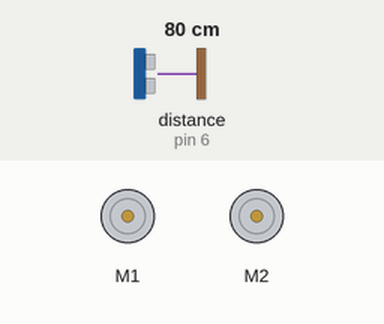
The sketch below on a simulated Arduino Uno, built with avr-gcc and run on an emulated ATmega328P. On the bench: 2 × DC motor (green arrow = forward, orange = backward, longer = faster). Wiring (inferred from the names in the program): ultrasonic range finder: trigger pin 7; echo pin 6. Inputs (shaded band) come from the test bench; at power-on: distance to the obstacle (sensor on pin 6) 80 cm. The echo pulse lasts 58.3 µs per cm; what the sketch prints to the serial monitor is not drawn.

Above: at 1.3 s.
1.4 s: distance to the obstacle (sensor on pin 6) set to 44 cm
2.9 s: distance to the obstacle (sensor on pin 6) set to 36 cm
At 3.7 s:
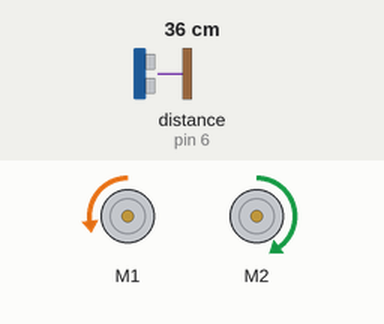
4.5 s: distance to the obstacle (sensor on pin 6) set to 250 cm
At 5.9 s:
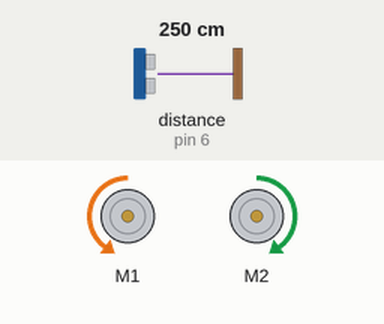
6.2 s: distance to the obstacle (sensor on pin 6) set to 203 cm
7.7 s: distance to the obstacle (sensor on pin 6) set to 196 cm
At 8.9 s:
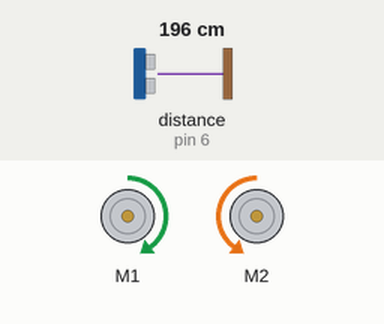
9.3 s: distance to the obstacle (sensor on pin 6) set to 45 cm
10.8 s: distance to the obstacle (sensor on pin 6) set to 35 cm
At 12.1 s:
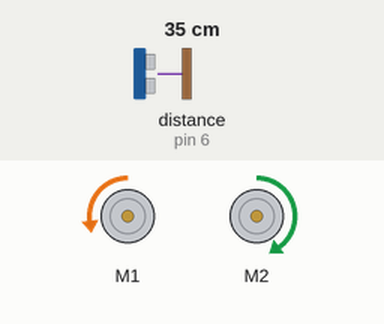
Timing chart, 0 to 14.8 s (numbered marks = the images above; inputs shaded):
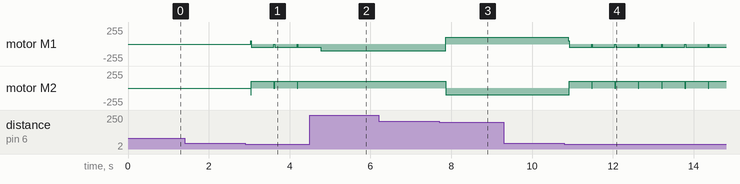

The sketch:

nerdstopBot.ino
```cpp
/*
Nerdstop Robotics Workshop
Built by: Numair Ahmed - April 2016

VERSION CONTROL:
4/5/2016 - Initial code outline with new motor driver header file
4/6/2016 - Include ultrasonic sensor implementation
4/7/2016 - Changed motor frequency to syn with sensor data feed freqeuncy


*/

#include <AFMotor.h>


#define echoPin 6
#define trigPin 7

char user_input;

AF_DCMotor motor1(1, MOTOR12_64KHZ);
AF_DCMotor motor2(2, MOTOR12_64KHZ);


void setup() {
  Serial.begin (9600);
  pinMode(trigPin, OUTPUT);
  pinMode(echoPin, INPUT);
 // pinMode(led, OUTPUT);//
 // pinMode(led2, OUTPUT);//

}

void loop() {
  long duration, distance;
  digitalWrite(trigPin, LOW);  // Added this line
  delayMicroseconds(2); // Added this line
  digitalWrite(trigPin, HIGH);
//  delayMicroseconds(1000); - Removed this line
  delayMicroseconds(10); // Added this line
  digitalWrite(trigPin, LOW);
  duration = pulseIn(echoPin, HIGH);
  distance = (duration/2) / 29.1;
  if (distance < 40) {  // This is where the LED On/Off happens
     motor1.setSpeed(50);
     motor2.setSpeed(100);
      //"distance < 40" = object is too close
      Serial.println("Object detected within 40 centimeters if robot\n");
      motor1.run(RELEASE);  //stop motors
      motor2.run(RELEASE);  //stop motors

      Serial.println("Reversing robot to avoid object\n");
      motor1.run(BACKWARD);  //move robot backward
      motor2.run(FORWARD);  //move robot backward
      Serial.println("Object is now more than 40 centimeters away\n");
//     digitalWrite(led,HIGH); // When the Red condition is met, the Green LED should turn off
  //   digitalWrite(led2,LOW);
}
  else {
    Serial.println("Speed up and begin moving forward");
      motor1.run(100);
      motor2.run(100);

      motor1.run(FORWARD);
      motor2.run(BACKWARD);
   // digitalWrite(led,LOW);
   // digitalWrite(led2,HIGH);
  }
  if (distance >= 200 || distance <= 0){
    motor1.setSpeed(100);
      motor2.setSpeed(100);
      Serial.print("Out of Range");
      motor1.run(BACKWARD);
      motor2.run(FORWARD);
  }
  else {
    Serial.print(distance);
    Serial.println(" cm");
  }
  delay(500);
}
```

Measured:
- the behaviour switches between 40 and 39 cm on distance to the obstacle (sensor on pin 6) (found by bisection; images 0 and 1)
- the behaviour switches between 200 and 199 cm on distance to the obstacle (sensor on pin 6) (found by bisection; images 2 and 3)
- the behaviour switches between 41 and 40 cm on distance to the obstacle (sensor on pin 6) (found by bisection; images 3 and 4)
- after the input at 1.4 s, every drawn part: stays the same
- after the input at 2.9 s, motor M1: stopped → backward 50/255 after 0.13 s; motor M2: stopped → forward 100/255 after 0.13 s
- after the input at 4.5 s, motor M2: stops changing and stays forward 100/255
- after the input at 6.2 s, every drawn part: stays the same
- after the input at 7.7 s, motor M1: backward 100/255 → forward 100/255 after 0.16 s; motor M2: forward 100/255 → backward 100/255 after 0.16 s
- after the input at 9.3 s, every drawn part: stays the same
- after the input at 10.8 s, motor M1: forward 100/255 → forward 50/255 after 0.10 s, then repeats every 0.58 s: backward 50/255 0.56 s, stopped 0.02 s; motor M2: alternates forward 100/255 for 0.56 s and stopped for 0.02 s, starting after 0.12 s
